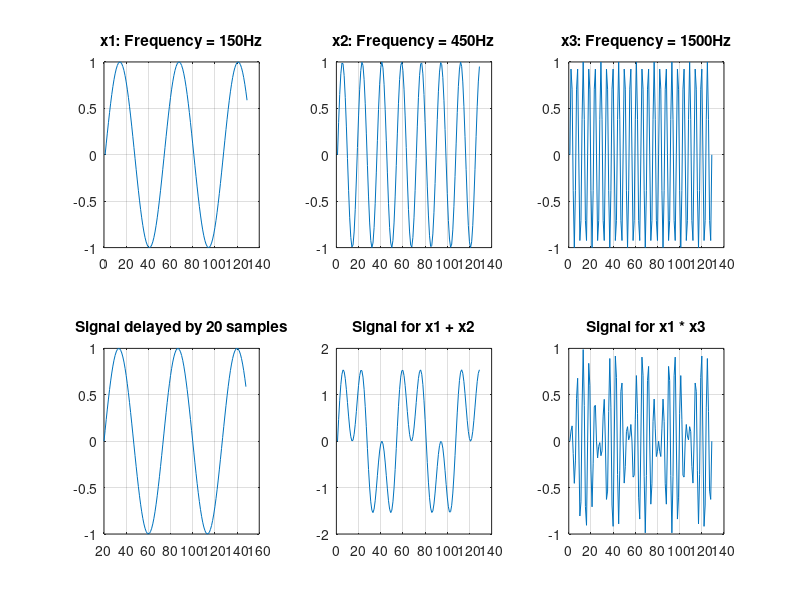
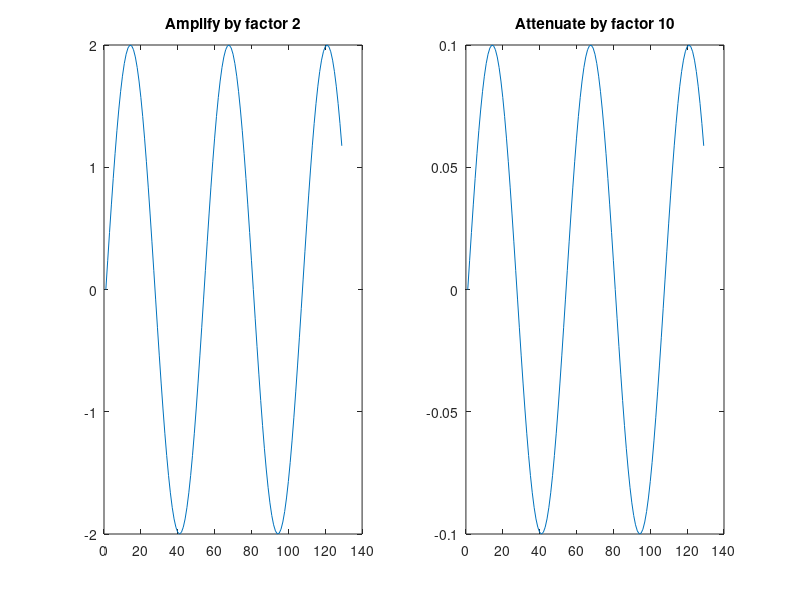

Here is the MATLAB script that generated these plots, in order:
 %Generate 128 samples of three sinusoidal signals (A Sin(2?fnT +?)), say x1, x2 and x3 of frequency(f) 150Hz, 450Hz and 1500Hz respectively.
 %Take the amplitude (A) to be 1, phase (?) to be 0 and the sampling
 %frequency (1/T) to be 8KHz.
 
 n = 128;
 f1 = 150;
 f2 = 450;
 f3 = 1500;
 fs = 8000;
 t = 0: 1/fs: n/fs;
 sample = 0:128;
 
 % signal generations.
 subplot(2,3,1);
 x1 = sin(2 * pi * f1 * t);
 plot(x1);
 grid on;
 title('x1: Frequency = 150Hz');
 subplot(2,3,2);
 x2 = sin(2 * pi * f2 * t);
 plot(x2);
 grid on;
 title('x2: Frequency = 450Hz');
 subplot(2,3,3);
 x3 = sin(2 * pi * f3 * t);
 plot(x3);
 title('x3: Frequency = 1500Hz');
 grid on;
 
 % Delayed signal.
 x1d = sin(2 * pi * f1 * t);
 subplot(2,3,4);
 plot(sample+20,x1d);
 title('Signal delayed by 20 samples');
 grid on;
 
 % addition of x1 and x2.
 xadd = x1 + x2;
 subplot(2,3,5)
 plot(xadd);
 grid on;
 title('Signal for x1 + x2');
 
 % Multiplication of x1 and x3.
 xmult = x1 .* x3; % element wise multiplication must be done.
 subplot(2,3,6);
 plot(xmult);
 grid on;
 title('Signal for x1 * x3');
 
 % Amplify
 figure(2);
 subplot(1,2,1);
 x_amp = x1 * 2;
 plot(x_amp);
 title('Amplify by factor 2');
 % Attenuate
 subplot(1,2,2);
 x_att = x1 * 0.1;
 plot(x_att);
 title('Attenuate by factor 10');